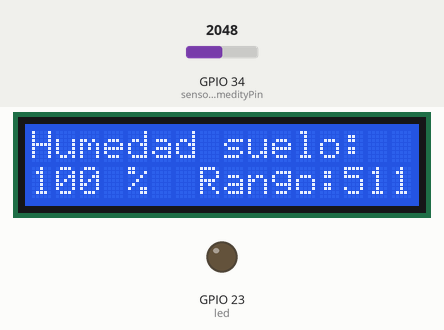
Bench run of a sketch on a simulated ESP32. Shown: 16×2 character LCD, output pins drawn as LEDs (lit = HIGH). Inputs (shaded band) come from the test bench; at power-on: GPIO 34 (sensorHumedityPin) = 2048. WiFi joins after 1.5 s; servers stay silent unless stated; a WiFi scan finds three made-up networks; uploads are accepted with an empty reply; what the sketch prints to the serial monitor is not drawn.

Above: at 8.8 s.
8.9 s: GPIO 34 (sensorHumedityPin) set to 3166
At 11.3 s:
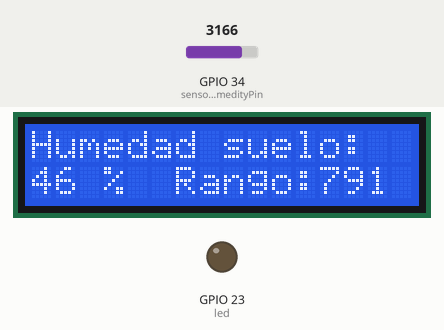
12.7 s: GPIO 34 (sensorHumedityPin) set to 3247
At 14.9 s:
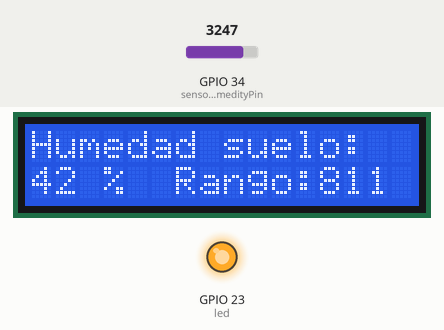
16.5 s: GPIO 34 (sensorHumedityPin) set to 2437
At 18.5 s:
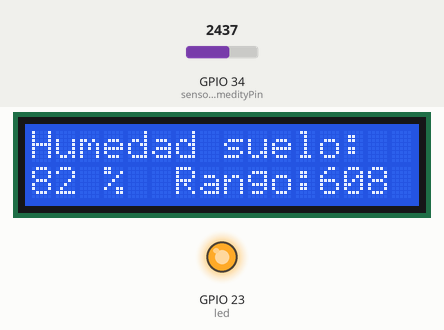
20.3 s: GPIO 34 (sensorHumedityPin) set to 2364
At 22.0 s:
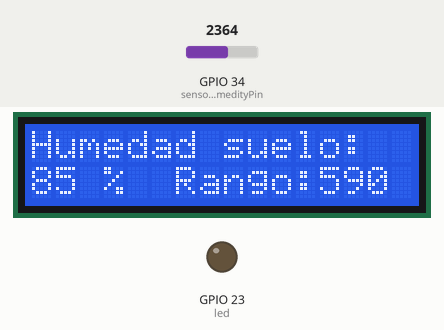
Timing chart, 0 to 23.5 s (numbered marks = the images above; inputs shaded):
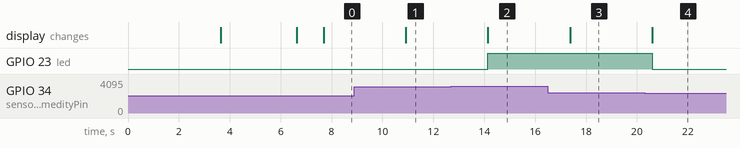

Measured:
- the behaviour switches between 3201 and 3202 on GPIO 34 (sensorHumedityPin) (found by bisection; images 1 and 2)
- the behaviour switches between 2406 and 2405 on GPIO 34 (sensorHumedityPin) (found by bisection; images 3 and 4)
- after the input at 8.9 s, the display: changes after 2.0 s (image 1)
- after the input at 12.7 s, GPIO 23 (led): LOW → HIGH after 1.4 s; the display: changes after 1.4 s (image 2)
- after the input at 16.5 s, the display: changes after 0.87 s (image 3)
- after the input at 20.3 s, GPIO 23 (led): HIGH → LOW after 0.30 s; the display: changes after 0.30 s (image 4)

The sketch:

HSArduino.ino
```cpp
#ifdef ESP32
  #include <WiFi.h>
  #include <HTTPClient.h>
#else
  #include <ESP8266WiFi.h>
  #include <ESP8266HTTPClient.h>
  #include <WiFiClient.h>
#endif

#include <EMailSender.h>
#include <Wire.h>
#include <LiquidCrystal_I2C.h>

LiquidCrystal_I2C lcd(0x27,16,2);

const char* ssid = "TP-Link_E23C";
const char* password =  "59582717";

//String host = "http://192.168.0.126/PHPSensorHS/api.php?api_humedity=";
String host = "https://sensorhs.000webhostapp.com//api.php?api_humedity=";

HTTPClient http;

int led = 23;//23
const int sensorHumedityPin =34;//34

bool water = false;


int8_t connection_state = 0;
uint16_t reconnect_interval = 10000;

EMailSender emailSend("raumentada112@gmail.com", "CondorXR112");

void connectToNetwork()
{
  WiFi.scanNetworks();
  WiFi.begin(ssid, password);

  while (WiFi.status() != WL_CONNECTED)
  {
    delay(500);
    lcd.print("Conectando...");
    lcd.clear();
  }
  lcd.clear();
  lcd.print("Conectado!!!");
}

void postHumedityData(int rangeHumedity, int percentageHumedity)
{
  if(WiFi.status()== WL_CONNECTED)
    {
      http.begin(host + "register_humedity");
      http.addHeader("Content-Type", "application/x-www-form-urlencoded");

      String postData = "plant=acua01&rango=" + String(rangeHumedity) + "&percentage=" + String(percentageHumedity);
      int httpCode = http.POST(postData);
      String payload = http.getString();

      Serial.println(httpCode);   //Print HTTP return code
      Serial.println(payload);    //Print request response payload

      http.end();
    }
    else
    {
      Serial.println("WiFi Desconectado");
    }
}

void senEmail(String text)
{
    EMailSender::EMailMessage message;
    message.subject = "Acuaponía. Sensor de humedad del suelo";
    message.message = text;

   // EMailSender::Response resp = emailSend.send("felipe.antonio.condor@gmail.com", message);
    const char* emails[] = {"felipe.antonio.condor@gmail.com", "felipemusic7777@gmail.com", "felipemusic777@hotmail.com"};
    EMailSender::Response resp = emailSend.send(emails, 3, message);

    Serial.println("Enviando...");

    Serial.println(resp.status);
    Serial.println(resp.code);
    Serial.println(resp.desc);
}

void setup()
{
  Serial.begin(115200);

  lcd.init();
  lcd.backlight();

  connectToNetwork();

  pinMode(sensorHumedityPin, INPUT);
  pinMode(led, OUTPUT);

  lcd.setCursor(0,1);
  lcd.print(WiFi.localIP());
  delay(3000);
  lcd.clear();

  senEmail("Se detectó poca humedad en el suelo<br>Se ha activado el riego automático.<br>Verifique en: http://groundhumedity.epizy.com");

  lcd.print("Humedad suelo: ");
}

void loop()
{
  int rango_humedity = (int) (analogRead(sensorHumedityPin) / 4.002);
  int percentage_humedity = (int) (100 -(((rango_humedity*100)/512)-100));

  lcd.setCursor(0,1);
  lcd.print("                ");
  lcd.setCursor(0,1);

  if(percentage_humedity > 100)
  {
    lcd.print("100 %  Rango:");
    percentage_humedity = 100;
  }
  else
  {
    lcd.print(percentage_humedity);
    lcd.print(" %  Rango:");
  }

  lcd.print(rango_humedity);

  if(rango_humedity >= 800 && !water)//768
  {
    water = true;
    Serial.println("Regar plantas, falta humedad");
  }

  if(water)
  {
      digitalWrite(led, HIGH);
  }

  if(rango_humedity <= 600 && water)//512
  {
    water = false;
    Serial.println("Humedad adecuada!!!");
    digitalWrite(led, LOW);
  }

   postHumedityData(rango_humedity, percentage_humedity);
  delay(3000);
}
```
